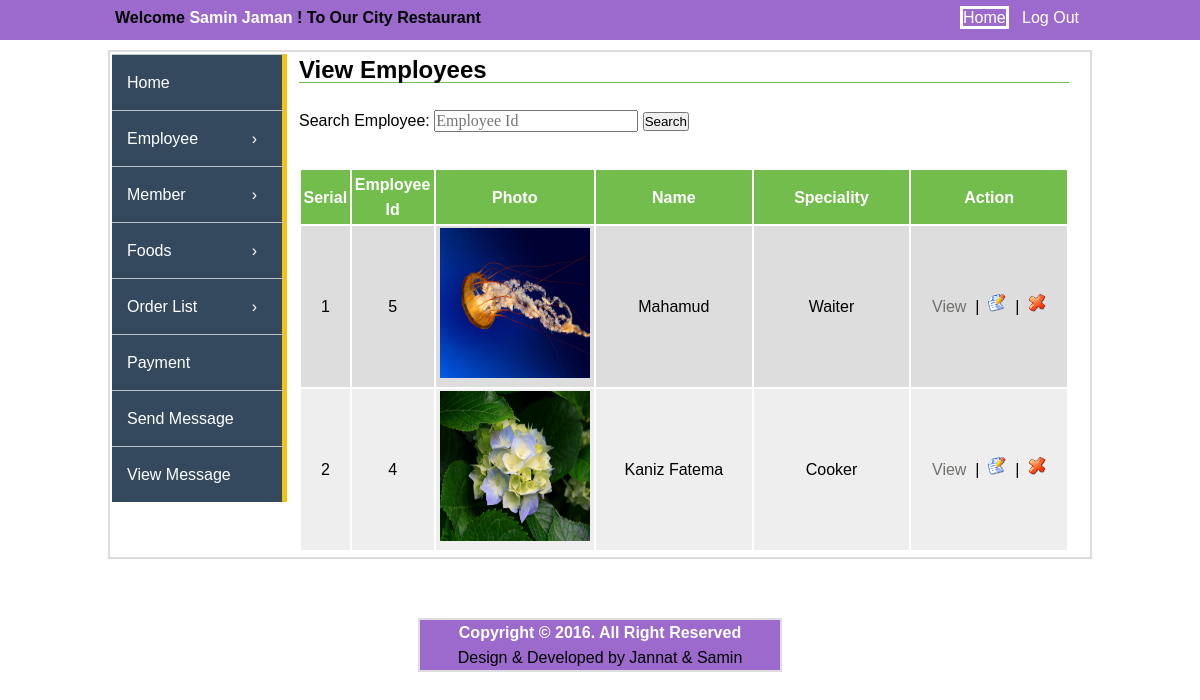
Screenshot of /sub-admin/view-employee.php (signed in) with the database file from the repository.
### tables this page shows
CREATE TABLE IF NOT EXISTS `employee_list` (
`employee_id` int(11) NOT NULL,
  `employee_name` varchar(50) NOT NULL,
  `emp_username` varchar(30) NOT NULL,
  `emp_email` varchar(100) NOT NULL,
  `emp_address` text NOT NULL,
  `emp_mobile` varchar(14) NOT NULL,
  `emp_birthday` varchar(50) NOT NULL,
  `emp_sex` varchar(8) NOT NULL,
  `emp_designation` varchar(50) NOT NULL,
  `emp_salary` float NOT NULL,
  `emp_jdate` varchar(100) NOT NULL,
  `emp_duty_hour` varchar(100) NOT NULL,
  `emp_off_day` varchar(50) NOT NULL,
  `emp_password` varchar(50) NOT NULL,
  `emp_pic` varchar(100) NOT NULL,
  `admin_id` int(11) NOT NULL,
  `restaurant_id` int(11) NOT NULL,
  `emp_add_date` varchar(100) NOT NULL,
  `emp_status` int(2) NOT NULL
);

### sub-admin/view-employee.php (the view, shortened to what this page needs)
<?php include('header.php');?>
		<content>
			<div class="content_part">
				<div class="content_part_left">
					<?php include('sidebar-menu.php');?>
				</div>
				<div class="content_part_right">
					<h2>View Employees</h2>
<p>&nbsp;</p>
	<form method="post" action="search-employee.php">
		<label for="name">Search Employee: </label>
		<input type="text" name="search" placeholder="Employee Id" />
		<button>Search</button>
	</form>
<p>&nbsp;</p>
<table class="tbl2" width="100%">
	<tr>
		<th width="5%">Serial</th>
		<th width="10%">Employee Id</th>
		<th width="20%">Photo</th>
		<th width="20%">Name</th>
		<th width="20%">Speciality</th>
		<th width="20%">Action</th>
	</tr>
	<?php
		$i=0;
			$limit = 50;
			$page = @$_GET['page'];
			if($page)
				$start = ($page - 1) * $limit;
			else
				$start = 0;
			$statement = $db->prepare("SELECT * FROM employee_list ORDER BY employee_id DESC LIMIT $start, $limit");
			$statement->execute();
			$result = $statement->fetchAll(PDO::FETCH_ASSOC);
	foreach($result as $row)
	{
		$i++;
		?>
		<tr>
		<td><?php echo $i; ?></td>
		<td><?php echo $row['employee_id'];; ?></td>
		<td><a href="../photo/employee/<?php echo $row['emp_pic']; ?>"><img class="Pimg" src="../photo/employee/<?php echo $row['emp_pic']; ?>" alt="" width="150" height="150"/></a></td>
		<td><?php echo $row['employee_name']; ?></td>
		<td><?php echo $row['emp_designation']; ?></td>
		<td>
			<a class="fancybox" href="#inline<?php echo $i; ?>">View</a>
			<div id="inline<?php echo $i; ?>" style="width:700px;display: none;">
		<div id="prints">
				</table>
		</div>
	</div>
			&nbsp;|&nbsp;
			<a href="update-employee.php?employee_id=<?php echo $row['employee_id']; ?>"><img src="../images/edit.gif"></a>
			&nbsp;|&nbsp;
			<a onclick='return confirm_delete();' href="view-employee.php?employee_id=<?php echo $row['employee_id']; ?>"><img src="../images/delete.gif"></a></td>
		</tr>
		<?php
	}
	?>
<div class="pagination">
</div>
		</content>
<?php include('footer.php');?>

### sub-admin/css/style.css (style rules this page uses)
* { padding:0px; margin:0px; }
body { font-family:veranda,arial; font-size:16px; line-height:25px; background-color:#FFFFFF; }
a { text-decoration:none; list-style:none; }
.content_part { width:980px; margin:0px auto; overflow:hidden; border:2px solid #ddd; margin-top:10px;overflow:hidden; }
.content_part_left { width:180px; float:left; margin:2px; }
.content_part_right { width:770px;float:left; margin:5px; }
.content_part_right h2 { border-bottom:1px solid #72BD4B; width:770px; }
input, textarea, select { font-family: 'Times New Roman', arial; font-size: 16px; }
table.tbl2 { margin-top: 10px; }
table.tbl2 tr th, table.tbl2 tr td { padding: 2px; }
table.tbl2 tr td { text-align: center; }
table.tbl2 tr th { background-color: #72BD4B; color: #fff; }
table.tbl2 tr:nth-child(2n+1) td { background-color: #eee; }
table.tbl2 tr:nth-child(2n) td { background-color: #ddd; }
table.tbl2 tr td a { color: #70726e; text-decoration: none; }
div.pagination { padding: 3px; margin: 3px; z-index: 1000; font-size: 14px; margin-bottom: 20px; }

### rows the page displays
employee_list: employee_id "5", emp_pic (picture), employee_name "Mahamud", emp_designation "Waiter"
employee_list: employee_id "4", emp_pic (picture), employee_name "Kaniz Fatema", emp_designation "Cooker"

### other values shown
$_SESSION['sub_name'] "Samin Jaman"
$_SESSION['restaurant_name'] "City Restaurant"
